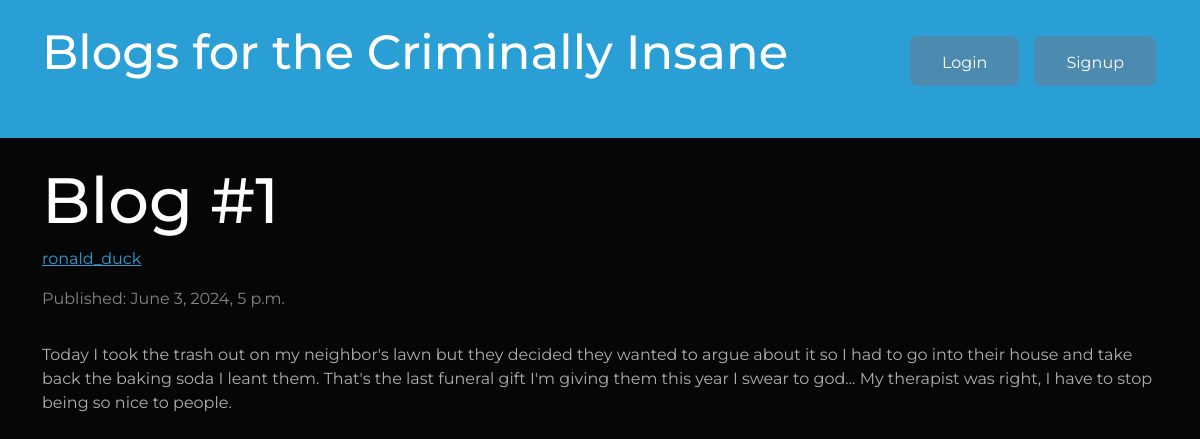
The page /1/reader on the database as committed earlier.
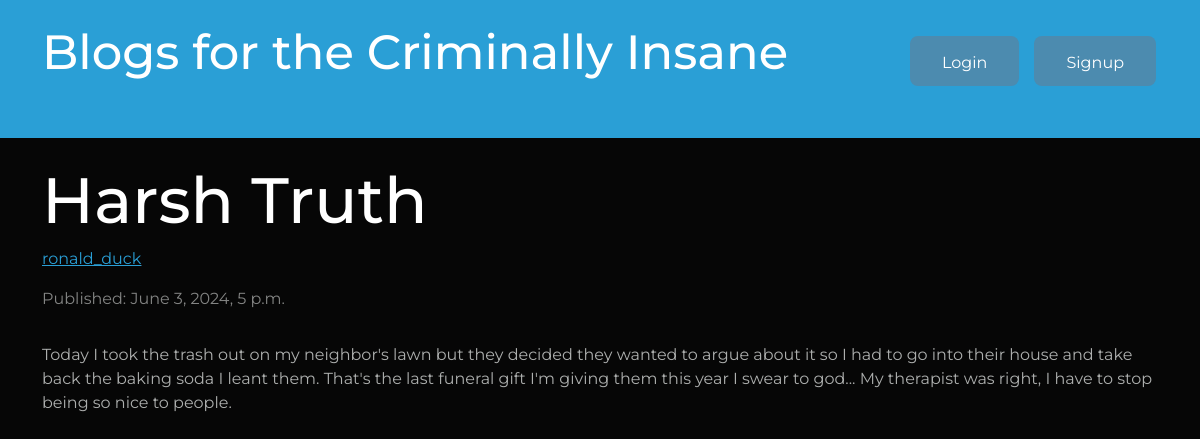
The same page on the database as committed later.
### testing_grounds/models.py (models this page shows, shortened)
class Blog(models.Model):
    user = models.ForeignKey(User, on_delete=models.CASCADE, null=True)
    title = models.CharField(max_length=50, null=True, blank=True)
    text_content = models.TextField()
    pub_date = models.DateTimeField(default=timezone.now)
    updated = models.DateTimeField(default=timezone.now)
    likes = models.PositiveIntegerField(default=0)

### testing_grounds/views.py (the view)
# urls.py: path('<int:pk>/reader', views.reader, name="reader"),
def reader(request, pk):
    blog = get_object_or_404(Blog,pk=pk)
    context = {"blog":blog}
    return render(request, 'testing_grounds/reader.html', context)

### testing_grounds/templates/testing_grounds/reader.html
{% extends 'testing_grounds/header.html' %}
{% load crispy_forms_tags %}
{% load static %}
{% block content %}
<div class="container">
    <h1>{{blog.title}}</h1>
    <p class="btn-link"><a href="{% url 'view_profile' blog.user.id blog.user.username %}">{{blog.user.username}}</a></p>
    <p class="card-subtitle text-muted mb-2">Published: {{blog.pub_date}}</p>
    <br>
    <p>{{blog.text_content}}</p>
</div>
{% endblock %}

Rows that differ between the two databases and show on the page:
changed Blog "ronald_duck": title "Blog #1" → "Harsh Truth"
